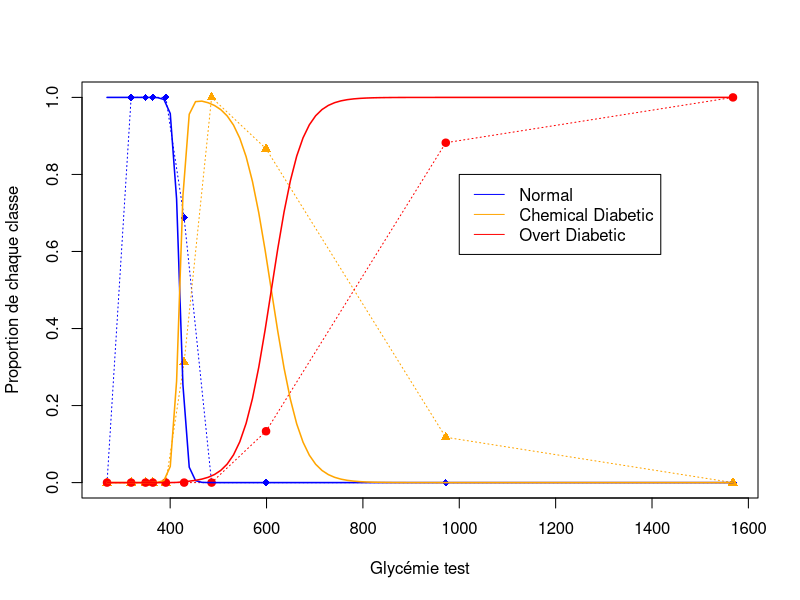
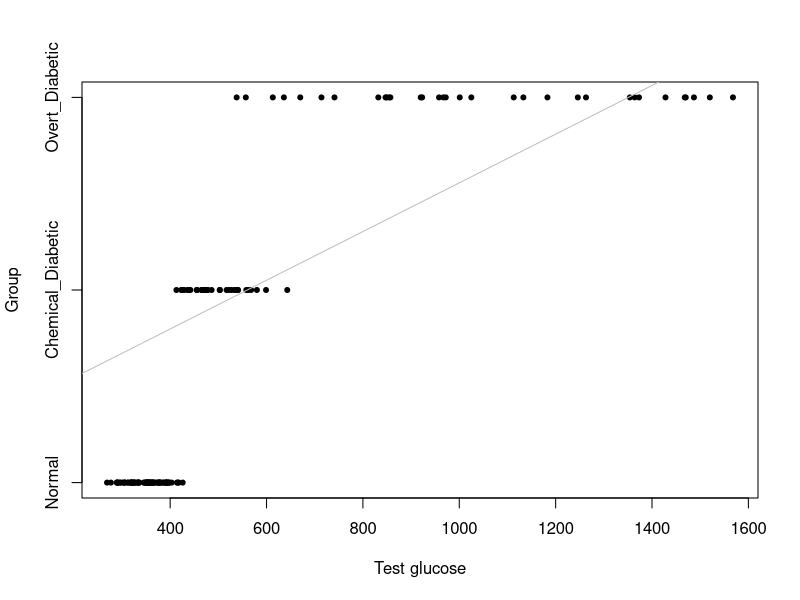
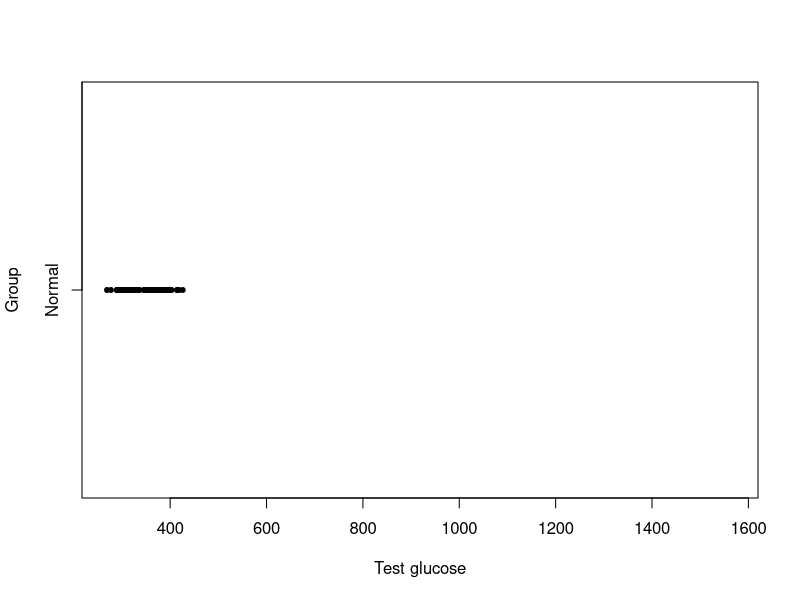
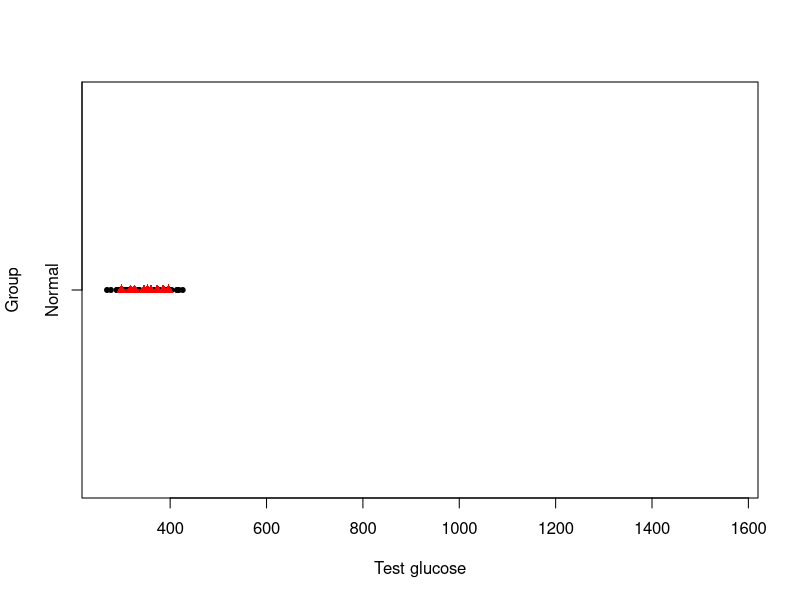

These charts were generated, in order, by the following R code: (Note: this script raises an error after producing the figures.)
### -----------------------------------------------------------------------------
### Données chemdiab
#install.packages("locfit")
library(locfit)

data(chemdiab)
head(chemdiab)
summary(chemdiab)

attach(chemdiab)
chemdiab$cc <- ordered(chemdiab$cc, levels = c("Normal", "Chemical_Diabetic", "Overt_Diabetic"))

tt = quantile(chemdiab$ga,probs=seq(0,1,length.out=10))
p.no = matrix(0,1,length(tt))
p.cd =  matrix(0,1,length(tt))
p.od =  matrix(0,1,length(tt))
l.no = sum(chemdiab=="Normal")
l.od = sum(chemdiab=="Overt_Diabetic")
l.cd = sum(chemdiab=="Chemical_Diabetic")
for (k in 2:length(tt)){
	l.w0 = sum(chemdiab$ga>tt[k-1] & chemdiab$ga<=tt[k])
	w = which(chemdiab$ga>tt[k-1] & chemdiab$ga<=tt[k] & chemdiab$cc=="Normal")
	if (length(w)>0) {p.no[k] = length(w)/l.w0}
	w = which(chemdiab$ga>tt[k-1] & chemdiab$ga<=tt[k] & chemdiab$cc=="Chemical_Diabetic")
	if (length(w)>0) {p.cd[k] = length(w)/l.w0}
	w = which(chemdiab$ga>tt[k-1] & chemdiab$ga<=tt[k] & chemdiab$cc=="Overt_Diabetic")
	if (length(w)>0) {p.od[k] = length(w)/l.w0}
}
plot(tt,p.no,col="blue",pch=18,ylim=c(0,1),xlab="Glycémie test",ylab="Proportion de chaque classe")
lines(tt,p.no,col="blue",lty=3)
points(tt,p.cd,col="orange",pch=17)
lines(tt,p.cd,col="orange",lty=3)
points(tt,p.od,col="red",pch=19)
lines(tt,p.od,col="red",lty=3)
legend(1000,.8,legend=c("Normal", "Chemical Diabetic", "Overt Diabetic"),col=c("blue","orange","red"),lty=c(1,1,1))


library(nnet)
mod.m = multinom(cc~ga,data=chemdiab,family=multinomial)
tt.new = seq(min(chemdiab$ga),max(chemdiab$ga),length.out=100)
p = predict(mod.m,data.frame(ga=tt.new),type="probs")
lines(tt.new,p[,1],col="blue",typ="l",lwd =1.5)
lines(tt.new,p[,2],col="orange",typ="l",lwd =1.5)
lines(tt.new,p[,3],col="red",typ="l",lwd =1.5)
#dev.print(png,"~/Dropbox/ENSEIGNEMENT/GLM_pharma/fig28.png",width=500,height=400)


plot(chemdiab$ga,(chemdiab$cc),pch=20,xlab="Test glucose",ylab="Group",axes=FALSE)
box()
axis(2,at=1:3,labels=levels(chemdiab$cc))
axis(1)
dev.print(png,"~/Dropbox/ENSEIGNEMENT/GLM_pharma/fig21.png",width=500,height=400)

mod.lm = lm(as.numeric(cc)~ga)
abline(a=mod.lm$coefficients[1],b=mod.lm$coefficients[2],col="grey")
#dev.print(png,"~/Dropbox/ENSEIGNEMENT/GLM_pharma/fig22.png",width=500,height=400)


# Variable binaire -> on recode la variable cc
w = which(chemdiab$cc!="Normal")
chemdiab$cc[w] = "Diabetic"
chemdiab$cc <- ordered(chemdiab$cc, levels = c("Normal", "Diabetic"))
attach(chemdiab)

plot(chemdiab$ga,(chemdiab$cc),pch=20,xlab="Test glucose",ylab="Group",axes=FALSE)
box()
axis(2,at=1:2,labels=levels(chemdiab$cc))
axis(1)

plot(chemdiab$ga,(chemdiab$cc),pch=20,xlab="Test glucose",ylab="Group",axes=FALSE)
box()
axis(2,at=1:2,labels=levels(chemdiab$cc))
axis(1)
tt = quantile(chemdiab$ga,probs=seq(0,1,length.out=20))
p.cc = NULL
for (k in 2:length(tt)){
	w = which(chemdiab$ga>tt[k-1] & chemdiab$ga<=tt[k])
	p.cc[k] = mean(as.numeric(chemdiab$cc[w]))
}
points(tt,p.cc,col="red",pch=17)
lines(tt,p.cc,col="red",lwd =1.5)
#dev.print(png,"~/Dropbox/ENSEIGNEMENT/GLM_pharma/fig23.png",width=500,height=400)


logistic.fit = glm(cc~ga,family = binomial)
summary(logistic.fit)

logistic.fit = glm(cc~fpg,family = binomial)
summary(logistic.fit)
(SRP = sum(residuals(logistic.fit, type = "pearson")^2))


Jobj = function(b,X,Y){
	Jobj = sum((Y-exp(b[1]+b[2]*X)/(1+exp(b[1]+b[2]*X)))^2)
	return(Jobj)
}
res = optim(glm1$coefficients,Jobj,X=tt[2:20],Y=p.cc[2:20]-1)
b = res$par
tt.pl = seq(min(tt),max(tt),length.out=500)
plot(chemdiab$ga,(chemdiab$cc),pch=20,xlab="Test glucose",ylab="Group",axes=FALSE,xlim=c(min(chemdiab$ga),800))
box()
axis(2,at=1:2,labels=levels(chemdiab$cc))
axis(1)
points(tt,p.cc,col="red",pch=17)
lines(tt,p.cc,col="red",lwd =1.5)
#dev.print(png,"~/Dropbox/ENSEIGNEMENT/GLM_pharma/fig24.png",width=500,height=400)

lines(tt.pl,exp(b[1]+b[2]*tt.pl)/(1+exp(b[1]+b[2]*tt.pl))+1,col="blue",lwd=1.5)
dev.print(png,"~/Dropbox/ENSEIGNEMENT/GLM_pharma/fig25.png",width=500,height=400)

mod1 = glm(cc~ga,family=binomial,data=chemdiab)
summary(mod1)

L.normal = mod1$coefficients[1]+mod1$coefficients[2]*mean(chemdiab$ga[chemdiab$cc=="Normal"]) # partie linéaire
exp( L.normal)/(1+exp( L.normal))
L.diabet = mod1$coefficients[1]+mod1$coefficients[2]*mean(chemdiab$ga[chemdiab$cc!="Normal"]) # partie linéaire
exp( L.diabet)/(1+exp( L.diabet))

tt = seq(min(ga),max(ga),length.out=500)
plot(chemdiab$ga,chemdiab$cc!="Normal",pch=20,xlab="Test glucose",ylab="Group",axes=FALSE)
box()
axis(2,at=0:1,labels=levels(chemdiab$cc))
axis(1)
L = mod1$coefficients[1]+mod1$coefficients[2]*tt
lines(tt,exp(L)/(1+exp(L)),lwd = 1.5,col="red")
#dev.print(png,"~/Dropbox/ENSEIGNEMENT/GLM_pharma/fig26.png",width=500,height=400)


### Déviance pour les modèles emboités
logistic.fit1 = glm(cc~fpg,family = binomial,data=chemdiab)
deviance(logistic.fit1)
aic(logistic.fit1)

logistic.fit2 = glm(cc~fpg+rw,family = binomial,data=chemdiab)
deviance(logistic.fit2)
aic(logistic.fit2)

1-pchisq( deviance(logistic.fit1)- deviance(logistic.fit2),df=1)
